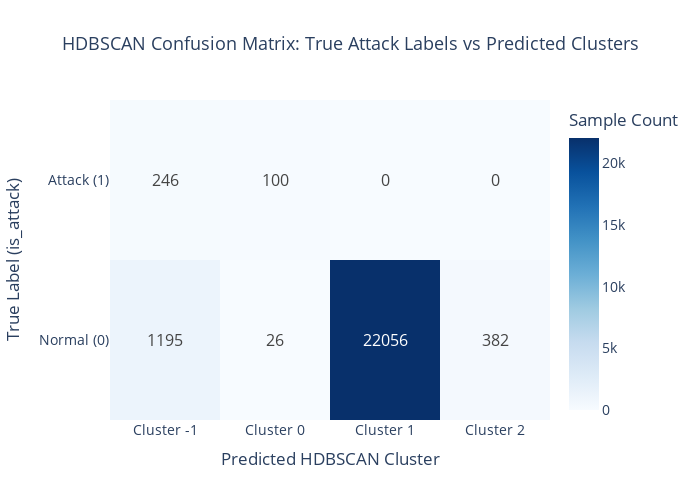

The code cell stored with this chart in its notebook:
### Markdown cell above
### Semisupervised evaluation

### Code cell
cm_df = pd.crosstab(y, hdb_labels, rownames=['is_attack'], colnames=['gmm_label'])

# Extract data
z = cm_df.values
x = [f"Cluster {col}" for col in cm_df.columns]  # e.g., ["Cluster 0", "Cluster 1", ...]
y_labels = ["Normal (0)", "Attack (1)"]           # Row labels

# Create heatmap
fig = go.Figure(data=go.Heatmap(
    z=z,
    x=x,
    y=y_labels,
    colorscale='Blues',
    text=z,
    texttemplate="%{text}",
    textfont={"size": 16},
    hovertemplate=(
        "<b>True Class:</b> %{y}<br>" +
        "<b>Predicted Cluster:</b> %{x}<br>" +
        "<b>Count:</b> %{z}<extra></extra>"
    ),
    colorbar=dict(title="Sample Count")
))

# Update layout
fig.update_layout(
    title={
        'text': "HDBSCAN Confusion Matrix: True Attack Labels vs Predicted Clusters",
        'x': 0.5,
        'xanchor': 'center',
        'font': {'size': 18}
    },
    xaxis_title="Predicted HDBSCAN Cluster",
    yaxis_title="True Label (is_attack)",
    width=700,
    height=500,
    font=dict(size=14)
)

fig.show()

### Figure 1 — Plotly figure (JSON) as saved in the notebook; plotly's stock layout.template omitted (floating-point values rounded to 4 significant figures)
{"data": [{"colorbar": {"title": {"text": "Sample Count"}}, "colorscale": [[0, "rgb(247,251,255)"], [0.125, "rgb(222,235,247)"], [0.25, "rgb(198,219,239)"], [0.375, "rgb(158,202,225)"], [0.5, "rgb(107,174,214)"], [0.625, "rgb(66,146,198)"], [0.75, "rgb(33,113,181)"], [0.875, "rgb(8,81,156)"], [1, "rgb(8,48,107)"]], "hovertemplate": "<b>True Class:</b> %{y}<br><b>Predicted Cluster:</b> %{x}<br><b>Count:</b> %{z}<extra></extra>", "text": [[1195, 26, 22056, 382], [246, 100, 0, 0]], "textfont": {"size": 16}, "texttemplate": "%{text}", "type": "heatmap", "x": ["Cluster -1", "Cluster 0", "Cluster 1", "Cluster 2"], "y": ["Normal (0)", "Attack (1)"], "z": [[1195, 26, 22056, 382], [246, 100, 0, 0]]}], "layout": {"font": {"size": 14}, "height": 500, "title": {"font": {"size": 18}, "text": "HDBSCAN Confusion Matrix: True Attack Labels vs Predicted Clusters", "x": 0.5, "xanchor": "center"}, "width": 700, "xaxis": {"title": {"text": "Predicted HDBSCAN Cluster"}}, "yaxis": {"title": {"text": "True Label (is_attack)"}}}}
